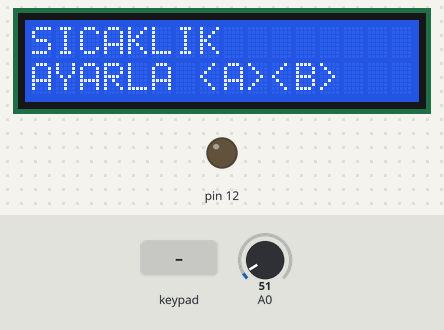
Simulated run of this sketch. Board: Arduino Uno, built with avr-gcc and run on an emulated ATmega328P. Parts: 16×2 character LCD, output pins drawn as LEDs (lit = HIGH). The inputs (shaded band) are chosen by the test bench; at power-on: A0 = 51. EEPROM starts erased.

Above: at 1.2 s.
1.3 s: keypad keys 5 4 3 2 D pressed 0.4 s apart
At 4.3 s:
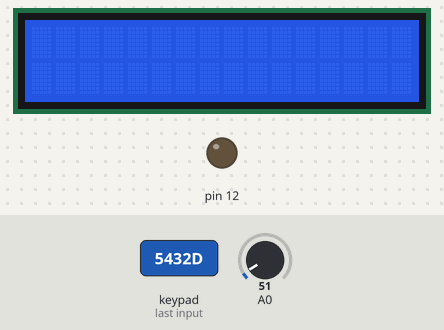
5.4 s: key '7' pressed
At 6.4 s:
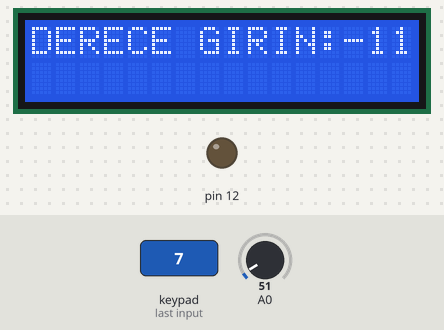
6.9 s: key 'B' pressed
At 7.7 s:
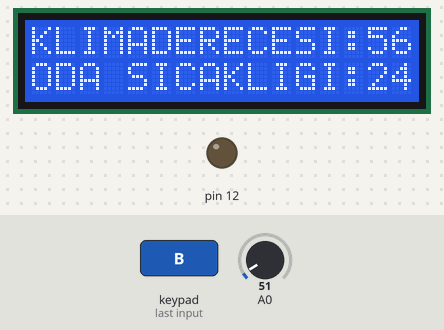
8.4 s: keypad keys 5 4 3 2 pressed 0.4 s apart
At 10.4 s:
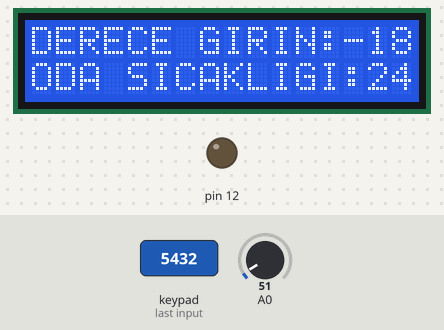
11.5 s: key 'D' pressed
At 12.3 s:
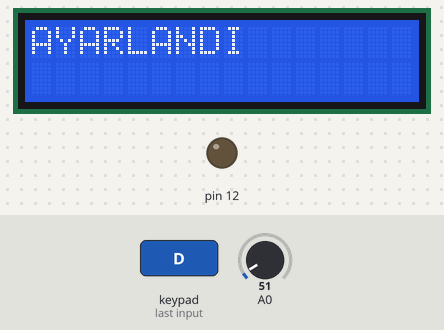
Timing chart, 0 to 14.5 s (numbered marks = the images above; inputs shaded):
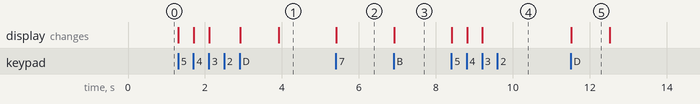

Measured:
- after the input at 1.3 s, the display: first changes at once (image 1 shows a later state)
- after the input at 5.4 s, the display: changes at once (image 2)
- after the input at 6.9 s, the display: changes at once (image 3)
- after the input at 8.4 s, the display: first changes at once (image 4 shows a later state)
- after the input at 11.5 s, the display: changes at once (image 5)
- what the display in image 5 shows lasts 1.0 s, from 11.5 s to 12.5 s

The sketch:

UC.ino
```cpp
/*SICAKLIK AYARLI SANAL KLIMA
*KLIMA DERECE BİLGİSİ GİRİLİR
*ODA SICAKLIĞI LM35 İLE ÖLÇÜLÜR
*BİLGİLER EEPROM'A YAZILIR Kİ VERİ KAYBI YAŞANMASIN
*UYGULAMADA EEPROM MANTIĞININ KAVRANMASI AMAÇ EDİNİLDİ.
*ÖMER KOCAMAN(OMRKCMN)
*/

#include <EEPROM.h>
#include <LiquidCrystal.h>
#include <Servo.h>
#include <Keypad.h>
LiquidCrystal lcd(10,11,A2,A3,A4,A5);
const byte ROWS = 4;
const byte COLS = 4;
char keys[ROWS][COLS] = {
  {'7','8','9','A'},
  {'4','5','6','B'},
  {'1','2','3','C'},
  {'S','0','#','D'}
  };
byte rowPins[ROWS] = {5,4,3,2};
byte colPins[COLS] = {6, 7, 8, 9};
Keypad keypad = Keypad( makeKeymap(keys), rowPins, colPins, ROWS, COLS );
int sicaklik;
int derece,derece2;
int val;
void setup() {
  lcd.begin(16,2);
  pinMode(12,OUTPUT);
  lcd.setCursor(0,0);
  lcd.print("SICAKLIK");
  lcd.setCursor(0,1);
  lcd.print("AYARLA <A><B>");

}

void loop() {
  char key = keypad.getKey();

  derece=analogRead(A0);
  sicaklik=map(derece,0,1023,0,5000)/10;

  if(key)
  {
    if(key=='A')
      lcd.clear();
      lcd.setCursor(0,0);
      lcd.print("DERECE GIRIN:");
      if(key!='A' && key!='B' && key!='C' && key!='D')
      {
      derece2=derece2*10+(key-48);
      lcd.setCursor(13,0);
      lcd.print(derece2);
      }
      if(key=='D')
      {
        lcd.clear();
        EEPROM.write(0,derece2);
        lcd.setCursor(0,0);
        lcd.print("AYARLANDI");
        delay(1000);
        lcd.clear();
     }
     if(key=='B')
     {
      val=EEPROM.read(0);
      lcd.clear();
      lcd.setCursor(0,0);
      lcd.print("KLIMADERECESI:");
      lcd.setCursor(14,0);
      lcd.print(val);
      lcd.setCursor(0,1);
      lcd.print("ODA SICAKLIGI:");
      lcd.setCursor(14,1);
      lcd.print(sicaklik);
     }
    }
  }
```
